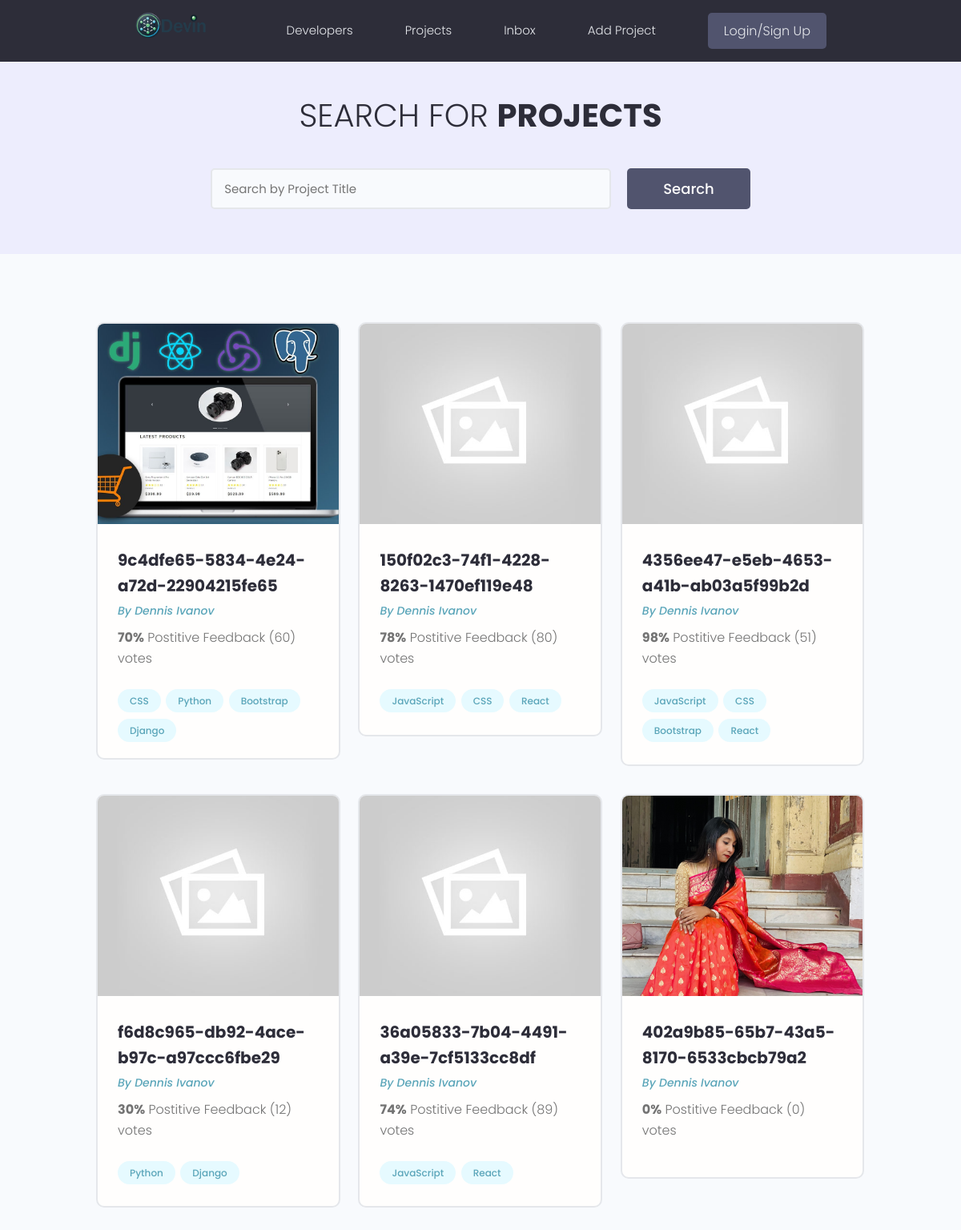
The page / on the database its author committed.
### projects/models.py (models this page shows, shortened)
class Project(models.Model):
    title = models.CharField(max_length=200)
    description = models.TextField(null=True, blank=True)  # This means the field can be empty in the database, and null can be submitted
    featured_image = models.ImageField(null=True, blank=True ,default='default.jpg')
    demo_link = models.CharField(max_length=2000, null=True, blank=True)
    source_link = models.CharField(max_length=2000, null=True, blank=True)
    tags = models.ManyToManyField('Tag', blank=True)
    vote_total = models.IntegerField(default=0 , null=True,blank=True)
    vote_ratio = models.IntegerField(default=0 , null=True,blank=True)
    created = models.DateField(auto_now_add=True)
    id = models.UUIDField(default=uuid.uuid4, unique=True, primary_key=True, editable=False)  # Primary key

class  Tag(models.Model):
    name = models.CharField(max_length=200)
    created = models.DateField(auto_now_add=True)
    id = models.UUIDField(default=uuid.uuid4, unique=True, primary_key=True, editable=False)  # Primary key
    def __str__(self):
            return self.name

### projects/views.py (the view)
# urls.py: path('',include('projects.urls'))
def projects(request):
    projects = Project.objects.all() ## query for all projects in database
    context ={'projects': projects}
    return render(request, 'projects/projects.html' ,context )

### projects/templates/projects/projects.html (shortened to what this page needs)
{% extends 'main.html' %}
{% block content %}
 <main class="projects">
     <section class="hero-section text-center">
       <div class="container container--narrow">
         <div class="hero-section__box">
           <h2>Search for <span>Projects</span></h2>
         </div>
         <div class="hero-section__search">
           <form class="form" action="#" method="get">
             <div class="form__field">
               <input class="input input--text" id="formInput#search" type="text" name="text"
                 placeholder="Search by Project Title" />
             </div>
             <input class="btn btn--sub btn--lg" type="submit" value="Search" />
           </form>
         </div>
       </div>
     </section>
     <section class="projectsList">
       <div class="container">
         <div class="grid grid--three">
          {% for project in projects %}
           <div class="column">
             <div class="card project">
               <a href="{% url 'project' project.id %}" class="project">
                 <img class="project__thumbnail" src="{{ project.featured_image.url }}" alt="project thumbnail" />
                 <div class="card__body">
                   <h3 class="project__title">{{project.id}}</h3>
                   <p><a class="project__author" href="{% url 'project' project.id %}">By Dennis Ivanov</a></p>
                   <p class="project--rating">
                     <span style="font-weight: bold;">{{project.vote_ratio}}%</span> Postitive
                     Feedback ({{ project.vote_total }}) vote{{ project.vote_total|pluralize:"s" }}
                   </p>
                   <div class="project__tags">
                    {% for tag in project.tags.all %}
                     <span class="tag tag--pill tag--main">
                       <small>{{tag}}</small>
                     </span>
                     {% endfor %}
                   </div>
                 </div>
               </a>
             </div>
           </div>
           {% endfor %}
         </div>
       </div>
     </section>
   </main>
{% endblock %}

### templates/main.html (shortened to what this page needs)
<!DOCTYPE html>
{% load static %}
<html lang="en">
<head>
    <link rel="stylesheet" href="https://cdn.iconmonstr.com/1.3.0/css/iconmonstr-iconic-font.min.css" />
    <link rel="stylesheet" href="{% static 'uikit/styles/uikit.css' %}" />
    <link rel="stylesheet" href="{% static 'styles/app.css' %}" />
</head>
<body>
    {% include 'navbar.html' %}
    {% block content %}
    {% endblock %}
</body>
</html>

### templates/navbar.html (shortened to what this page needs)
{% load static %}
 <header class="header">
    <div class="container container--narrow">
      <a href="/" class="header__logo">
        <img  src="{% static 'images/logo.png' %}">
      </a>
      <nav class="header__nav">
        <ul class="header__menu">
          <li class="header__menuItem"><a href="">Developers</a></li>
          <li class="header__menuItem"><a href="">Projects</a></li>
          <li class="header__menuItem"><a href="">Inbox</a></li>
          <li class="header__menuItem"><a href="{% url 'create-project' %}">Add Project</a></li>
          <li class="header__menuItem"><a href="" class="btn btn--sub">Login/Sign Up</a></li>
        </ul>
      </nav>
    </div>
  </header>

### static/styles/app.css (style rules this page uses)
:root { --color-sub: #2d2d39; }
.btn--sub { background-color: var(--color-sub-light); }
.card { border: 2px solid var(--color-light); }
img { width: 100%; }
.header { position: sticky; z-index: 111; background-color: var(--color-sub); padding: 1.5rem 0; }
.header > .container { display: flex; justify-content: space-between; align-items: center; }
.header__logo > img { height: 3.8rem; }
.header__nav > ul { display: inline-flex; align-items: center; list-style: none; gap: 6.5rem; }
.header__menuItem > a { color: var(--color-light); font-weight: 300; }
.hero-section { height: 40vh; display: flex; align-items: center; background-color: var(--color-sub); }
.hero-section__box { margin-bottom: 4rem; }
.hero-section__box > h2, .hero-section__box > h2 > span { font-size: 4rem; color: var(--color-light); line-height: 1.3; text-transform: uppercase; }
.hero-section__box > h2 { font-weight: 300; }
.hero-section__box > h2 > span { font-weight: 700; }
.hero-section__search > .form { display: flex; align-items: center; justify-content: center; gap: 2rem; }
.hero-section__search > .form input.input--text { width: 50rem; }
.project__author { font-size: 1.4rem; font-style: italic; }
.project--rating { margin-bottom: 1.6em; margin-top: .5em; }
.projects > .hero-section { background: var(--color-sub-lighter); height: 30vh; }
.projects .hero-section__box { margin-bottom: 2.5rem; }
.projects .hero-section__box > h2 { color: var(--color-sub); }
.projects .hero-section__box > h2 > span { font-weight: 700; color: var(--color-sub); }
.projectsList { margin-top: 8rem; }
.project__thumbnail { height: 25rem; object-fit: cover; object-position: top center; }
.project__title { font-size: 2rem; font-weight: 700; color: var(--color-sub); }

### static/uikit/styles/modules/_variables.css (style rules this page uses)
:root { --color-main: #5aa5b9; --color-main-light: #e6faff; --color-sub: #3f4156; --color-sub-light: #51546e; --color-sub-lighter: #ededfd; --color-text: #737373; --color-gray: #8b8b8b; --color-light: #e5e7eb; --color-light-gray: #767676; --color-bg: #f8fafd; --color-white: #fffefd; --color-white-light: #f3f3f3; --color-success: #359e64; --color-success-bg: #def8e8; --color-error: #fc4b0b; --color-error-bg: #fff2ee; --font-base: 'Poppins', arial, helvetica, 'Segoe UI', roboto, ubuntu, sans-serif; --font-monospace: 'Fira Code', 'Courier New', courier, monospace; --font-regular: 300; --font-medium: 500; --font-bold: 700; --generic-shadow: 1px 1px 5px #00000010; --generic-transition: all 0.3s ease-in-out; }

### static/uikit/styles/modules/_base.css (style rules this page uses)
* { margin: 0; padding: 0; box-sizing: border-box; text-rendering: optimizeLegibility; color: inherit; font-size: inherit; }
html { font-size: 50%; }
@media only screen and (min-width: 480px) { html { font-size: 56.25%; } }
@media only screen and (min-width: 1200px) { html { font-size: 62.5%; } }
body { line-height: 1.6; font-weight: 400; font-size: 1.5rem; color: var(--color-text); background-color: var(--color-bg); min-height: 100vh; }

### static/uikit/styles/modules/_typography.css (style rules this page uses)
* { font-family: var(--font-base); }
h2 { font-size: 3.6rem; font-weight: var(--font-bold); }
h3 { font-size: 3.2rem; font-weight: var(--font-medium); }
p, span, strong { font-size: 1.6rem; color: var(--color-text); font-weight: var(--font-regular); }
a { padding-bottom: 2px; text-decoration: none; display: inline-block; color: var(--color-main); font-weight: var(--font-medium); }

### static/uikit/styles/modules/_utilities.css (style rules this page uses)
.container { width: 92%; max-width: 165rem; margin: 0 auto; box-sizing: border-box; }
.container--narrow { width: 92%; max-width: 120rem; }
@media screen and (min-width: 1000px) { .container { width: 90%; } }
@media screen and (min-width: 1000px) { .container--narrow { width: 85%; } }
@media screen and (min-width: 1200px) { .container { width: 80%; } }
@media screen and (min-width: 1200px) { .container--narrow { width: 72%; } }
.text-center { text-align: center; }

### static/uikit/styles/modules/_button.css (style rules this page uses)
.btn { display: inline-block; position: relative; cursor: pointer; background-color: var(--color-light); font-weight: var(--font-medium); color: var(--color-sub); text-decoration: none; padding: 1rem 2rem; border-radius: 0.5rem; border: none; width: -webkit-fit-content; width: -moz-fit-content; width: fit-content; height: -webkit-fit-content; height: -moz-fit-content; height: fit-content; font-size: 1.6rem; outline-width: 0; outline-color: transparent; -webkit-backface-visibility: hidden; backface-visibility: hidden; transition: all 0.3s ease-in-out; }
.btn--sub { background-color: var(--color-sub); color: var(--color-white); }
.btn--lg { font-size: 1.8rem; padding: 1.2rem 4.5rem; }

### rows shown on the page
Project: featured_image (picture), id "9c4dfe65-5834-4e24-a72d-22904215fe65", vote_ratio "70", vote_total "60"
Tag: name "CSS"
Tag: name "Python"
Tag: name "Bootstrap"
Tag: name "Django"
Project: featured_image (placeholder picture), id "150f02c3-74f1-4228-8263-1470ef119e48", vote_ratio "78", vote_total "80"
Tag: name "JavaScript"
Tag: name "React"
Project: featured_image (placeholder picture), id "4356ee47-e5eb-4653-a41b-ab03a5f99b2d", vote_ratio "98", vote_total "51"
Project: featured_image (placeholder picture), id "f6d8c965-db92-4ace-b97c-a97ccc6fbe29", vote_ratio "30", vote_total "12"
Project: featured_image (placeholder picture), id "36a05833-7b04-4491-a39e-7cf5133cc8df", vote_ratio "74", vote_total "89"
Project: featured_image (picture), id "402a9b85-65b7-43a5-8170-6533cbcb79a2", vote_ratio "0", vote_total "0"
